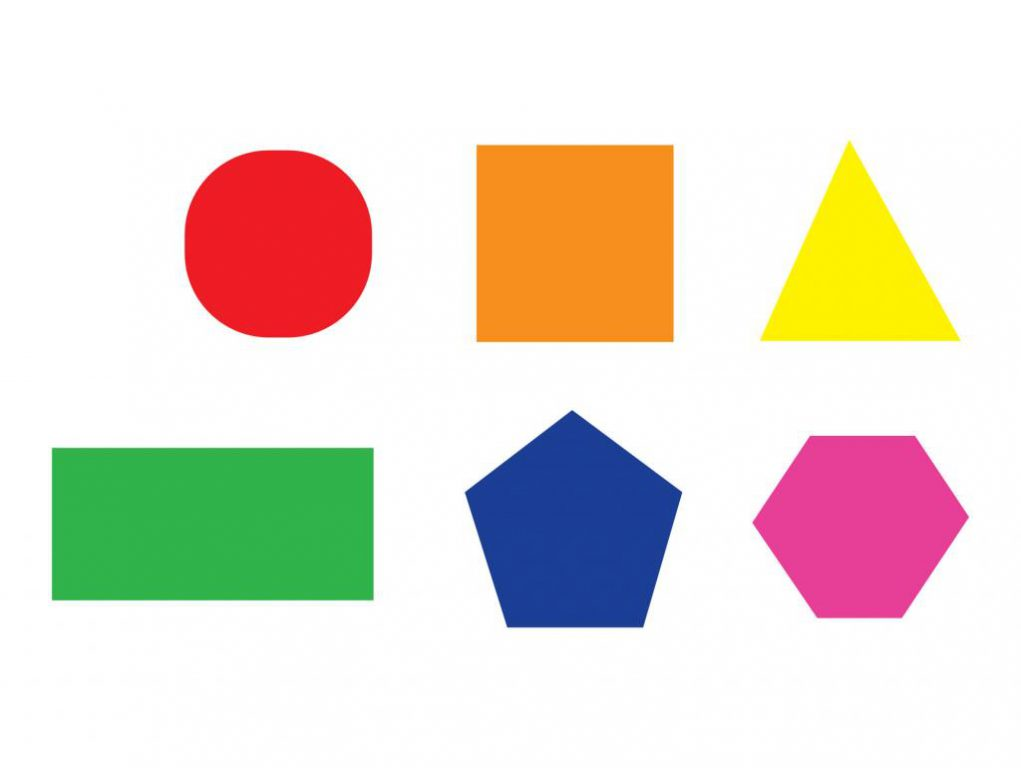
#> input picture shapes.jpg, 1021 x 768 px, found by its file name
$ python 'shape Detection.py'
#> lines starting #> are read from the running program, lines starting #| are printed output that depends on the picture; after the words box and inside, x2 and y2 are one past the last pixel; in counts of white or black regions, pixels touching at a corner belong together
import cv2
import numpy as np

def stackImages(scale,imgArray):
    rows = len(imgArray)
    cols = len(imgArray[0])
    rowsAvailable = isinstance(imgArray[0], list)
    width = imgArray[0][0].shape[1]
    height = imgArray[0][0].shape[0]
    if rowsAvailable:
        for x in range ( 0, rows):
            for y in range(0, cols):
                if imgArray[x][y].shape[:2] == imgArray[0][0].shape [:2]:
                    imgArray[x][y] = cv2.resize(imgArray[x][y], (0, 0), None, scale, scale)
                else:
                    imgArray[x][y] = cv2.resize(imgArray[x][y], (imgArray[0][0].shape[1], imgArray[0][0].shape[0]), None, scale, scale)
                if len(imgArray[x][y].shape) == 2: imgArray[x][y]= cv2.cvtColor( imgArray[x][y], cv2.COLOR_GRAY2BGR)
        imageBlank = np.zeros((height, width, 3), np.uint8)
        hor = [imageBlank]*rows
        hor_con = [imageBlank]*rows
        for x in range(0, rows):
            hor[x] = np.hstack(imgArray[x])
        ver = np.vstack(hor)
    else:
        for x in range(0, rows):
            if imgArray[x].shape[:2] == imgArray[0].shape[:2]:
                imgArray[x] = cv2.resize(imgArray[x], (0, 0), None, scale, scale)
            else:
                imgArray[x] = cv2.resize(imgArray[x], (imgArray[0].shape[1], imgArray[0].shape[0]), None,scale, scale)
            if len(imgArray[x].shape) == 2: imgArray[x] = cv2.cvtColor(imgArray[x], cv2.COLOR_GRAY2BGR)
        hor= np.hstack(imgArray)
        ver = hor
    return ver
def getcontours(img):
    contour,hierarchy=cv2.findContours(img,cv2.RETR_EXTERNAL,cv2.CHAIN_APPROX_NONE)
    for i in contour:
        area=cv2.contourArea(i)
        print(area)
        if area>50:
            cv2.drawContours(img,i,-1,(255,0,0),3)
            perimeter= cv2.arcLength(i,True)
            approx=cv2.approxPolyDP(i,0.02*perimeter,True)
            print(len(approx))
            objcor=len(approx)
            x,y,w,h=cv2.boundingRect(approx)
            if objcor == 3: objectType='Tri'
            elif objcor==4 :
                aspectRatio=w/float(h)
                if aspectRatio>0/95 and aspectRatio <1.05: objectType = 'square'
                else : objectType = 'Rectangle'
            elif objcor >4 : objectType="Circle"
            else: objectType= 'None'


            cv2.rectangle(imagContour,(x,y),(x+w,y+h),(0,255,0),2)
            cv2.putText(imagContour,objectType,(x+(w//2)-10,y+(h//2)-10),cv2.FONT_HERSHEY_TRIPLEX,0.5,(0,255,255),2)


img=cv2.imread('shapes.jpg')
#> img is the input picture: shape (768, 1021, 3); mean B, G, R 209.2, 220.4, 229.9
img=cv2.resize(img,(450,450))
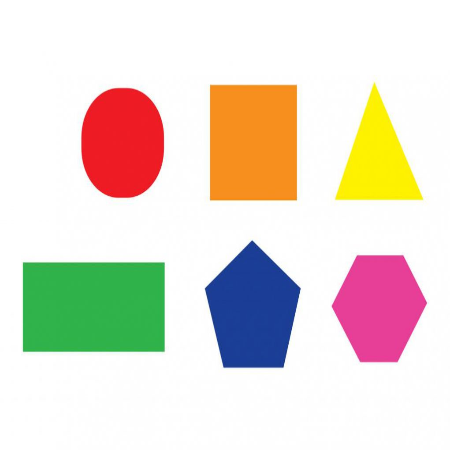
#> img: shape (450, 450, 3); mean B, G, R 209.2, 220.4, 229.9
#img=cv2.resize(img,(450,450))

imgGray=cv2.cvtColor(img,cv2.COLOR_BGR2GRAY)
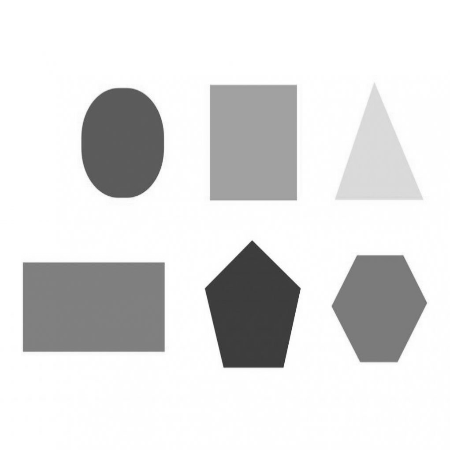
#> imgGray: shape (450, 450); min 48, max 255, mean 221.9
imgBlur=cv2.GaussianBlur(imgGray,(7,7),1)
imagecanny=cv2.Canny(imgBlur,50,50)
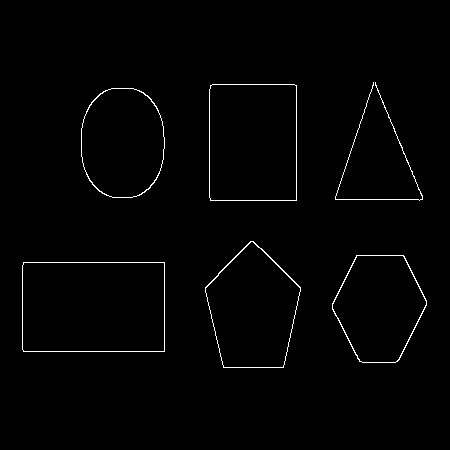
#> imagecanny: shape (450, 450); 1.2% white in thin lines or dots, all inside (x1, y1, x2, y2) = (22, 82, 427, 368)
imagContour=img.copy()

imageblank=np.zeros_like(img)
imagesstak=stackImages(0.5,([img,imgBlur,imgGray],[imagecanny,imagContour,imageblank]))
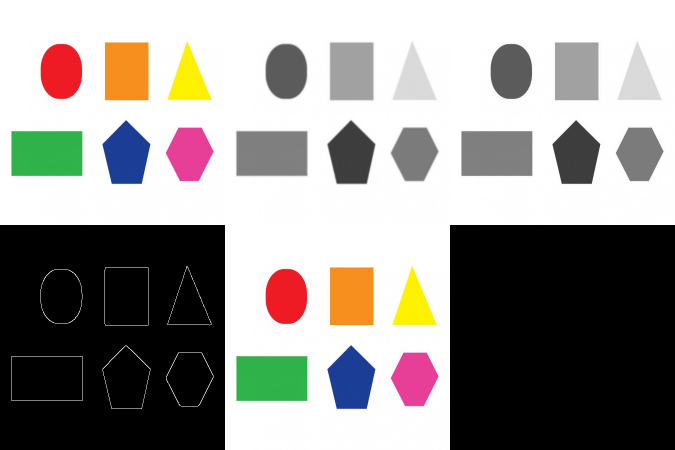
#> imagesstak: shape (450, 675, 3); mean B, G, R 144.2, 148, 151.2
getcontours(imagecanny)
#> in getcontours, `contour,hierarchy=cv2.findContours(img,cv2.RETR_EXTERNAL,cv2.CHAIN_APP..`: contour = 6 contours; box (x1, y1, x2, y2) and area: (22, 262, 165, 352) 12634, (209, 84, 297, 201) 10082, (205, 241, 301, 368) 8529, (81, 88, 165, 198) 7520, (332, 255, 427, 363) 7380, (335, 82, 423, 201) 20
#> the loop in getcontours, `for i in contour:` made 6 passes
#> (area, perimeter, approx, objcor, x, y, w, h) on passes 1, 5: (12634, 460.8, [[23, 262], [23, 351], [164, 351], [164, 262]], 4, 23, 262, 142, 90), (10082, 403.7, [[210, 85], [210, 200], [296, 200], [296, 85]], 4, 210, 85, 87, 116)
#> (area, perimeter, objcor, x, y, w, h, objectType) on passes 2 to 4: (7380.5, 340.5, 6, 332, 255, 95, 108, 'Circle'), (8529, 368.2, 5, 205, 241, 96, 127, 'Circle'), (7520, 327.8, 8, 82, 88, 82, 110, 'Circle')
#| 12634.0
#| 4
#| 7380.5
#| 6
#| 8529.0
#| 5
#| 7520.0
#| 8
#| 10082.0
#| 4
#> (further printed lines are left out)
#> after the loop in getcontours, `for i in contour:`:
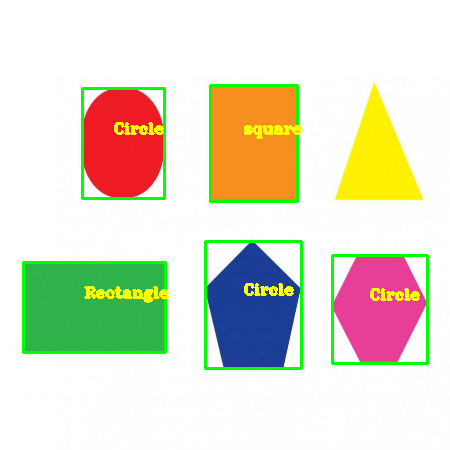
#> imagContour: shape (450, 450, 3); 4.28% of pixels changed, all inside (x1, y1, x2, y2) = (22, 84, 429, 370)
#> after the loop in getcontours, `for i in contour:`:
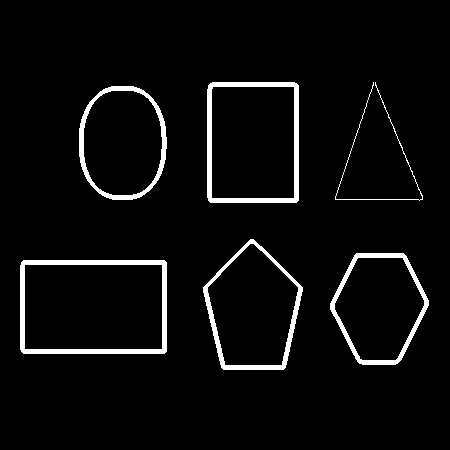
#> img: shape (450, 450); 4.5% white; 6 white regions, box (x1, y1, x2, y2) and area: (20, 260, 167, 354) 2289, (207, 82, 299, 203) 2000, (203, 239, 303, 370) 1574, (330, 253, 429, 365) 1480, (79, 86, 167, 200) 1440, (335, 82, 423, 201) 341

cv2.imshow('Stacked Shapes',imagesstak)
#cv2.imshow('imgGray',imgGray)
#cv2.imshow('imgBlur',imgBlur)

cv2.waitKey(0)
